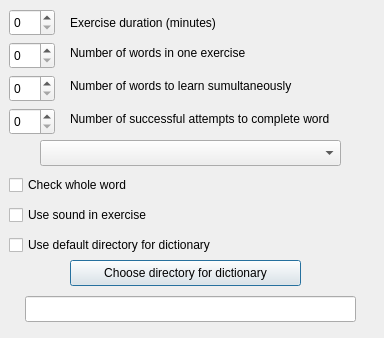
<?xml version="1.0" encoding="UTF-8"?>
<ui version="4.0">
 <class>Settings</class>
 <widget class="QDialog" name="Settings">
  <property name="windowModality">
   <enum>Qt::NonModal</enum>
  </property>
  <property name="enabled">
   <bool>true</bool>
  </property>
  <property name="geometry">
   <rect>
    <x>0</x>
    <y>0</y>
    <width>384</width>
    <height>338</height>
   </rect>
  </property>
  <property name="sizePolicy">
   <sizepolicy hsizetype="Fixed" vsizetype="Fixed">
    <horstretch>0</horstretch>
    <verstretch>0</verstretch>
   </sizepolicy>
  </property>
  <property name="windowTitle">
   <string>Settings</string>
  </property>
  <property name="modal">
   <bool>false</bool>
  </property>
  <widget class="QSpinBox" name="sc_amount_of_words_in_exercise">
   <property name="geometry">
    <rect>
     <x>9</x>
     <y>42</y>
     <width>46</width>
     <height>27</height>
    </rect>
   </property>
  </widget>
  <widget class="QSpinBox" name="sc_amount_of_words_to_learn">
   <property name="geometry">
    <rect>
     <x>9</x>
     <y>75</y>
     <width>46</width>
     <height>27</height>
    </rect>
   </property>
  </widget>
  <widget class="QLabel" name="label_2">
   <property name="geometry">
    <rect>
     <x>70</x>
     <y>44</y>
     <width>251</width>
     <height>18</height>
    </rect>
   </property>
   <property name="text">
    <string>Number of words in one exercise</string>
   </property>
  </widget>
  <widget class="QLabel" name="label_4">
   <property name="geometry">
    <rect>
     <x>70</x>
     <y>110</y>
     <width>301</width>
     <height>18</height>
    </rect>
   </property>
   <property name="text">
    <string>Number of successful attempts to complete word</string>
   </property>
  </widget>
  <widget class="QCheckBox" name="cb_check_whole_word">
   <property name="geometry">
    <rect>
     <x>9</x>
     <y>173</y>
     <width>211</width>
     <height>24</height>
    </rect>
   </property>
   <property name="text">
    <string>Check whole word</string>
   </property>
  </widget>
  <widget class="QComboBox" name="ch_exercise_check_way">
   <property name="geometry">
    <rect>
     <x>40</x>
     <y>140</y>
     <width>301</width>
     <height>26</height>
    </rect>
   </property>
  </widget>
  <widget class="QCheckBox" name="cb_use_sound_to_check">
   <property name="geometry">
    <rect>
     <x>9</x>
     <y>203</y>
     <width>181</width>
     <height>24</height>
    </rect>
   </property>
   <property name="text">
    <string>Use sound in exercise</string>
   </property>
  </widget>
  <widget class="QCheckBox" name="cb_use_default_dir_for_dic">
   <property name="geometry">
    <rect>
     <x>9</x>
     <y>233</y>
     <width>301</width>
     <height>24</height>
    </rect>
   </property>
   <property name="text">
    <string>Use default directory for dictionary</string>
   </property>
  </widget>
  <widget class="QLineEdit" name="st_dic_dir_value">
   <property name="geometry">
    <rect>
     <x>25</x>
     <y>296</y>
     <width>331</width>
     <height>26</height>
    </rect>
   </property>
  </widget>
  <widget class="QPushButton" name="bt_choose_directory">
   <property name="geometry">
    <rect>
     <x>70</x>
     <y>260</y>
     <width>231</width>
     <height>26</height>
    </rect>
   </property>
   <property name="text">
    <string>Choose directory for dictionary</string>
   </property>
  </widget>
  <widget class="QSpinBox" name="sc_successful_attempts_to_complete">
   <property name="geometry">
    <rect>
     <x>9</x>
     <y>108</y>
     <width>46</width>
     <height>27</height>
    </rect>
   </property>
  </widget>
  <widget class="QSpinBox" name="sc_repeat_exercise_time">
   <property name="geometry">
    <rect>
     <x>9</x>
     <y>9</y>
     <width>46</width>
     <height>27</height>
    </rect>
   </property>
  </widget>
  <widget class="QLabel" name="label_3">
   <property name="geometry">
    <rect>
     <x>70</x>
     <y>72</y>
     <width>291</width>
     <height>27</height>
    </rect>
   </property>
   <property name="frameShadow">
    <enum>QFrame::Sunken</enum>
   </property>
   <property name="text">
    <string>Number of words to learn sumultaneously</string>
   </property>
  </widget>
  <widget class="QLabel" name="label">
   <property name="geometry">
    <rect>
     <x>70</x>
     <y>14</y>
     <width>211</width>
     <height>18</height>
    </rect>
   </property>
   <property name="text">
    <string>Exercise duration (minutes)</string>
   </property>
  </widget>
 </widget>
 <resources/>
 <connections/>
</ui>
